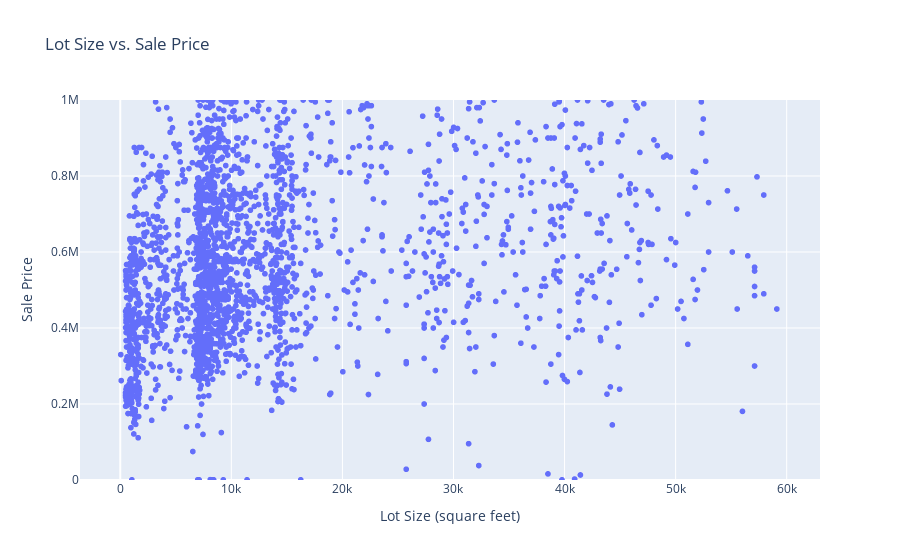

The code cell stored with this chart in its notebook:
### Code cell
fig = px.scatter(property_data_final, x='lot_size_sqrft', y='saleAmt', title='Lot Size vs. Sale Price')

fig.update_xaxes(title_text='Lot Size (square feet)')
fig.update_yaxes(title_text='Sale Price', range=[0, 1000000])  # Set the range to display values below 1M
fig.show()

### Figure 1 — Plotly figure (JSON) as saved in the notebook; plotly's stock layout.template omitted (floating-point values rounded to 4 significant figures; data arrays with more than 128 entries replaced by an {"elided": "..."} marker saying what was removed)
{"data": [{"hovertemplate": "lot_size_sqrft=%{x}<br>saleAmt=%{y}<extra></extra>", "legendgroup": "", "marker": {"color": "#636efa", "symbol": "circle"}, "mode": "markers", "name": "", "showlegend": false, "type": "scattergl", "x": {"elided": "2884 int values"}, "xaxis": "x", "y": {"elided": "2884 int values"}, "yaxis": "y"}], "layout": {"legend": {"tracegroupgap": 0}, "title": {"text": "Lot Size vs. Sale Price"}, "xaxis": {"anchor": "y", "domain": [0, 1], "title": {"text": "Lot Size (square feet)"}}, "yaxis": {"anchor": "x", "domain": [0, 1], "range": [0, 1000000], "title": {"text": "Sale Price"}}}}
